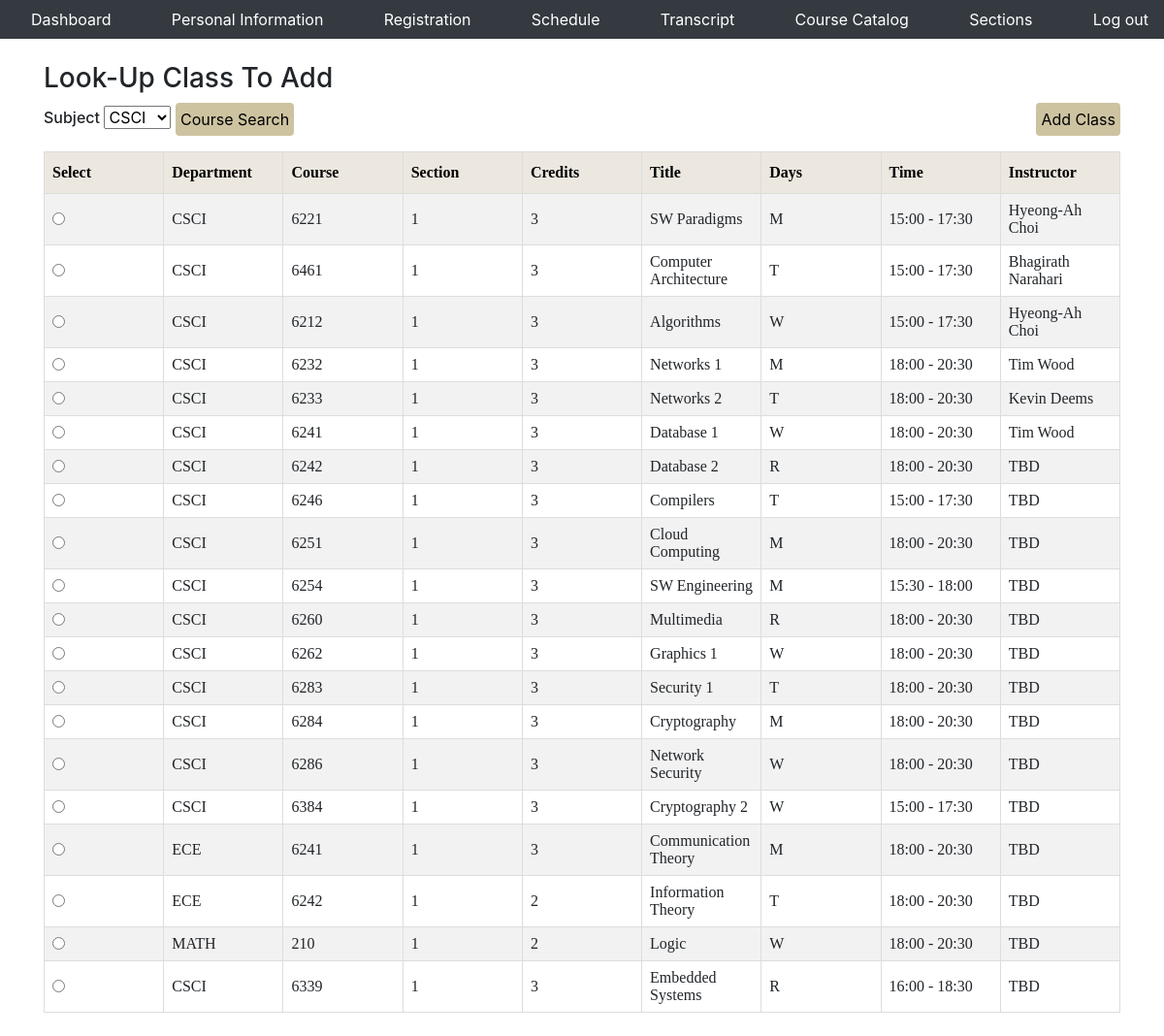
Page /regs/lookupclass.php (signed in) on the committed database.
### tables this page shows
create table section (
	`uid` int auto_increment not null,
	`section_num` int(4),
	`semester` varchar(10),
	`year` varchar(4),
	`f_id` int,
	`class_day` varchar(10),
	`start_time` varchar(10), 
	`end_time` varchar(5),
	`c_id` int,
	`room` int,
	primary key (uid),
	foreign key (c_id) references courses(uid),
	foreign key (room) references room(uid),
	foreign key (f_id) references faculty(uid)
);

create table courses(
    `uid` int auto_increment not null, 
    `dept` varchar(4),
    `cno` int, 
    `title` varchar(50),
    `credits` int,
    `p1dept` varchar(4),
    `p1cno` int,
    `p1uid` int,
    `p2uid` int,
    `p2dept` varchar(4),
    `p2cno` int,
    primary key (uid),
    foreign key (p1uid) references courses(uid),
    foreign key (p2uid) references courses(uid)
);

### regs/lookupclass.php (the view, shortened to what this page needs)
<?php
require_once('header.php');
$dbc = mysqli_connect(DB_HOST, DB_USER, DB_PASSWORD, DB_NAME);
?>
<html>
<head>
    <link rel="stylesheet" type="text/css" href="../apps/portalCSS/style.css">
    <link href="https://stackpath.bootstrapcdn.com/bootstrap/4.4.1/css/bootstrap.min.css" rel="stylesheet">
</head>
<br>
<?php
$newquery = "Select s.uid as suid, s.*, c.* from section s join courses c on s.c_id = c.uid where s.semester = 'Spring' and s.year = 2020";
if (isset($_SESSION['typeUser'])) {
?>
    <div class="container">
    <h3>Look-Up Class To Add</h3>
    <form method="post" style="display: inline-block;" action="<?php echo htmlspecialchars($_SERVER["PHP_SELF"]);?>">
    <h6 style="display: inline-block;">Subject</h6>
    <select name="dept" id="dept">
    <?php
        $dquery = "SELECT DISTINCT dept FROM courses";
        $ddata = mysqli_query($dbc, $dquery);
        while ($drow = mysqli_fetch_array($ddata)) {
        ?>
		<option value="<?php echo $drow['dept']?>"><?php echo $drow['dept']?></option>;
    	<?php } ?>
	</select>
    <button value="S" style="padding: 5px; display:inine-block;" name="form" type="submit" class="btn btn-primary center-block">Course Search</button>
</form>
<?php
    $data = mysqli_query($dbc, $newquery);
?>
	<form method="post" style="display: inline" action="<?php echo htmlspecialchars($_SERVER["PHP_SELF"]);?>">
    <button value="R" name="form" type="submit" style="display: inline-block; float: right; padding: 5px;" class="btn btn-primary center-block">Add Class</button>
    <table>
        <tr>
            <th>Select</th>
            <th>Department</th>
            <th>Course</th>
            <th>Section</th>
            <th>Credits</th>
            <th>Title</th>
            <th>Days</th>
            <th>Time</th>
            <th>Instructor</th>
        </tr>
    <?php
    while ($row = mysqli_fetch_array($data)) {
        $pquery = "Select fname, lname from faculty f, users u, section s where s.uid = '". $row['uid']."' and u.UID = f.uid and f.uid = s.f_id";
        $pdata = mysqli_query($dbc, $pquery);
        if(mysqli_num_rows($pdata) == 1) {
            $pfdata = mysqli_fetch_array($pdata);
            $prof = $pfdata['fname'] . " " .  $pfdata['lname'];
        }
        else{
            $prof = "TBD";
        }
       ?>
        <tr>
            <td><input type="radio" name="sec" value="<?php echo $row['suid']?>"></input></td>
	    <td><?php echo $row['dept']?></td>
            <td><?php echo $row['cno']?></td>
            <td><?php echo $row['section_num']?></td>
            <td><?php echo $row['credits']?></td>
            <td><?php echo $row['title']?></td>
            <td><?php echo $row['class_day']?></td>
            <td><?php echo $row['start_time']?> - <?php echo $row['end_time']?></td>
            <td><?php echo $prof?></td>
        </tr></div>
        <?php
    }
    ?>
    </table><br>
    <?php
}
else {
    $home_url = 'http://' . $_SERVER["HTTP_HOST"] . dirname($_SERVER["PHP_SELF"]) . '/../login.php';
    header('Location: ' . $home_url);
}
?>

### apps/portalCSS/style.css (style rules this page uses)
html, body { max-width: 100%; overflow-x: hidden; background-color: white; }
table { font-family: "Palatino Linotype", "Book Antiqua", Palatino, serif; border-collapse: collapse; width: 100%; table-layout: fixed; }
table td, table th { border: 1px solid #ddd; padding: 8px; }
table tr:nth-child(even) { background-color: #f2f2f2; }
table th { padding-top: 12px; padding-bottom: 12px; text-align: left; background-color: #ece7df; color: black; }
form input { text-align: center; }

### regs/lookupclass.php (style rules this page uses)
button[type=submit] { background-color: #cdc3a0; color:black; border: 0px; padding-top: 1%; padding-bottom: 1%; }

### rows in the picture
section: c.dept "CSCI", c.cno "6221", section_num "1", c.credits "3", c.title "SW Paradigms", class_day "M", start_time "15:00", end_time "17:30", prof "Hyeong-Ah Choi"
section: c.dept "CSCI", c.cno "6461", section_num "1", c.credits "3", c.title "Computer Architecture", class_day "T", start_time "15:00", end_time "17:30", prof "Bhagirath Narahari"
section: c.dept "CSCI", c.cno "6212", section_num "1", c.credits "3", c.title "Algorithms", class_day "W", start_time "15:00", end_time "17:30", prof "Hyeong-Ah Choi"
section: c.dept "CSCI", c.cno "6232", section_num "1", c.credits "3", c.title "Networks 1", class_day "M", start_time "18:00", end_time "20:30", prof "Tim Wood"
section: c.dept "CSCI", c.cno "6233", section_num "1", c.credits "3", c.title "Networks 2", class_day "T", start_time "18:00", end_time "20:30", prof "Kevin Deems"
section: c.dept "CSCI", c.cno "6241", section_num "1", c.credits "3", c.title "Database 1", class_day "W", start_time "18:00", end_time "20:30", prof "Tim Wood"
section: c.dept "CSCI", c.cno "6242", section_num "1", c.credits "3", c.title "Database 2", class_day "R", start_time "18:00", end_time "20:30", prof "TBD"
section: c.dept "CSCI", c.cno "6246", section_num "1", c.credits "3", c.title "Compilers", class_day "T", start_time "15:00", end_time "17:30", prof "TBD"
section: c.dept "CSCI", c.cno "6251", section_num "1", c.credits "3", c.title "Cloud Computing", class_day "M", start_time "18:00", end_time "20:30", prof "TBD"
section: c.dept "CSCI", c.cno "6254", section_num "1", c.credits "3", c.title "SW Engineering", class_day "M", start_time "15:30", end_time "18:00", prof "TBD"
section: c.dept "CSCI", c.cno "6260", section_num "1", c.credits "3", c.title "Multimedia", class_day "R", start_time "18:00", end_time "20:30", prof "TBD"
section: c.dept "CSCI", c.cno "6262", section_num "1", c.credits "3", c.title "Graphics 1", class_day "W", start_time "18:00", end_time "20:30", prof "TBD"
section: c.dept "CSCI", c.cno "6283", section_num "1", c.credits "3", c.title "Security 1", class_day "T", start_time "18:00", end_time "20:30", prof "TBD"
section: c.dept "CSCI", c.cno "6284", section_num "1", c.credits "3", c.title "Cryptography", class_day "M", start_time "18:00", end_time "20:30", prof "TBD"
section: c.dept "CSCI", c.cno "6286", section_num "1", c.credits "3", c.title "Network Security", class_day "W", start_time "18:00", end_time "20:30", prof "TBD"
section: c.dept "CSCI", c.cno "6384", section_num "1", c.credits "3", c.title "Cryptography 2", class_day "W", start_time "15:00", end_time "17:30", prof "TBD"
section: c.dept "ECE", c.cno "6241", section_num "1", c.credits "3", c.title "Communication Theory", class_day "M", start_time "18:00", end_time "20:30", prof "TBD"
section: c.dept "ECE", c.cno "6242", section_num "1", c.credits "2", c.title "Information Theory", class_day "T", start_time "18:00", end_time "20:30", prof "TBD"
section: c.dept "MATH", c.cno "210", section_num "1", c.credits "2", c.title "Logic", class_day "W", start_time "18:00", end_time "20:30", prof "TBD"
section: c.dept "CSCI", c.cno "6339", section_num "1", c.credits "3", c.title "Embedded Systems", class_day "R", start_time "16:00", end_time "18:30", prof "TBD"

### other values in the picture
form field dept "CSCI"
